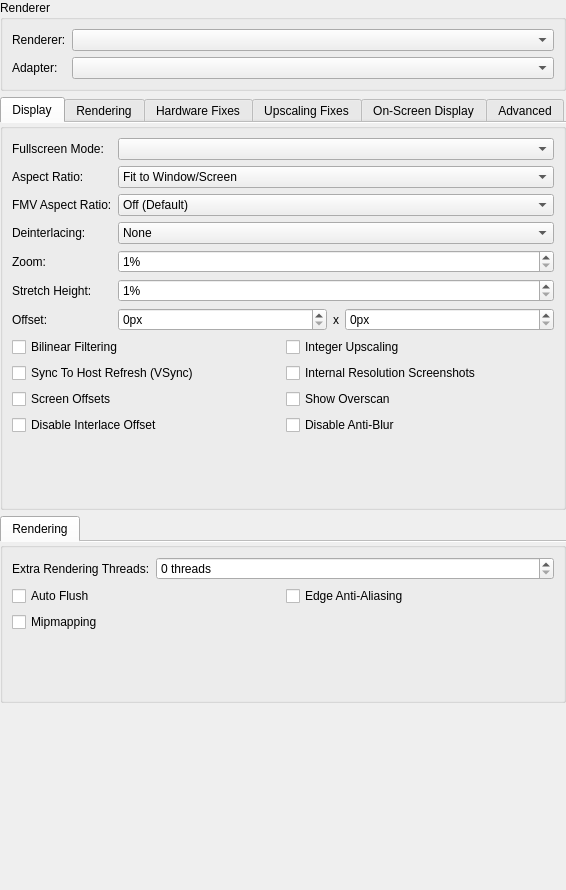
<?xml version="1.0" encoding="UTF-8"?>
<ui version="4.0">
 <class>GraphicsSettingsWidget</class>
 <widget class="QWidget" name="GraphicsSettingsWidget">
  <property name="geometry">
   <rect>
    <x>0</x>
    <y>0</y>
    <width>566</width>
    <height>890</height>
   </rect>
  </property>
  <property name="windowTitle">
   <string>Form</string>
  </property>
  <layout class="QVBoxLayout" name="verticalLayout">
   <property name="leftMargin">
    <number>0</number>
   </property>
   <property name="topMargin">
    <number>0</number>
   </property>
   <property name="rightMargin">
    <number>0</number>
   </property>
   <property name="bottomMargin">
    <number>0</number>
   </property>
   <item>
    <widget class="QGroupBox" name="groupBox_3">
     <property name="title">
      <string>Renderer</string>
     </property>
     <layout class="QFormLayout" name="formLayout">
      <item row="0" column="0">
       <widget class="QLabel" name="label_4">
        <property name="text">
         <string>Renderer:</string>
        </property>
       </widget>
      </item>
      <item row="0" column="1">
       <widget class="QComboBox" name="renderer"/>
      </item>
      <item row="1" column="0">
       <widget class="QLabel" name="label_3">
        <property name="text">
         <string>Adapter:</string>
        </property>
       </widget>
      </item>
      <item row="1" column="1">
       <widget class="QComboBox" name="adapter"/>
      </item>
     </layout>
    </widget>
   </item>
   <item>
    <widget class="QTabWidget" name="hardwareRendererGroup">
     <property name="currentIndex">
      <number>0</number>
     </property>
     <property name="documentMode">
      <bool>true</bool>
     </property>
     <widget class="QGroupBox" name="gameDisplayTab">
      <attribute name="title">
       <string>Display</string>
      </attribute>
      <layout class="QFormLayout" name="formLayout_7">
       <item row="0" column="0">
        <widget class="QLabel" name="label_28">
         <property name="text">
          <string>Fullscreen Mode:</string>
         </property>
        </widget>
       </item>
       <item row="0" column="1">
        <widget class="QComboBox" name="fullscreenModes"/>
       </item>
       <item row="1" column="0">
        <widget class="QLabel" name="label_27">
         <property name="text">
          <string>Aspect Ratio:</string>
         </property>
        </widget>
       </item>
       <item row="1" column="1">
        <widget class="QComboBox" name="aspectRatio">
         <item>
          <property name="text">
           <string>Fit to Window/Screen</string>
          </property>
         </item>
         <item>
          <property name="text">
           <string>Auto Standard (4:3/3:2 Progressive)</string>
          </property>
         </item>
         <item>
          <property name="text">
           <string>Standard (4:3)</string>
          </property>
         </item>
         <item>
          <property name="text">
           <string>Widescreen (16:9)</string>
          </property>
         </item>
        </widget>
       </item>
       <item row="2" column="0">
        <widget class="QLabel" name="label_22">
         <property name="text">
          <string>FMV Aspect Ratio:</string>
         </property>
        </widget>
       </item>
       <item row="2" column="1">
        <widget class="QComboBox" name="fmvAspectRatio">
         <item>
          <property name="text">
           <string>Off (Default)</string>
          </property>
         </item>
         <item>
          <property name="text">
           <string>Auto Standard (4:3/3:2 Progressive)</string>
          </property>
         </item>
         <item>
          <property name="text">
           <string>Standard (4:3)</string>
          </property>
         </item>
         <item>
          <property name="text">
           <string>Widescreen (16:9)</string>
          </property>
         </item>
        </widget>
       </item>
       <item row="3" column="0">
        <widget class="QLabel" name="label_23">
         <property name="text">
          <string>Deinterlacing:</string>
         </property>
        </widget>
       </item>
       <item row="3" column="1">
        <widget class="QComboBox" name="interlacing">
         <item>
          <property name="text">
           <string>None</string>
          </property>
         </item>
         <item>
          <property name="text">
           <string>Weave (Top Field First, Sawtooth)</string>
          </property>
         </item>
         <item>
          <property name="text">
           <string>Weave (Bottom Field First, Sawtooth)</string>
          </property>
         </item>
         <item>
          <property name="text">
           <string>Bob (Top Field First)</string>
          </property>
         </item>
         <item>
          <property name="text">
           <string>Bob (Bottom Field First)</string>
          </property>
         </item>
         <item>
          <property name="text">
           <string>Blend (Top Field First, Half FPS)</string>
          </property>
         </item>
         <item>
          <property name="text">
           <string>Blend (Bottom Field First, Half FPS)</string>
          </property>
         </item>
         <item>
          <property name="text">
           <string>Automatic (Default)</string>
          </property>
         </item>
        </widget>
       </item>
       <item row="4" column="0">
        <widget class="QLabel" name="label_21">
         <property name="text">
          <string>Zoom:</string>
         </property>
        </widget>
       </item>
       <item row="4" column="1">
        <widget class="QSpinBox" name="zoom">
         <property name="suffix">
          <string>%</string>
         </property>
         <property name="minimum">
          <number>1</number>
         </property>
         <property name="maximum">
          <number>300</number>
         </property>
        </widget>
       </item>
       <item row="5" column="0">
        <widget class="QLabel" name="label_24">
         <property name="text">
          <string>Stretch Height:</string>
         </property>
        </widget>
       </item>
       <item row="5" column="1">
        <widget class="QSpinBox" name="stretchY">
         <property name="suffix">
          <string>%</string>
         </property>
         <property name="minimum">
          <number>1</number>
         </property>
         <property name="maximum">
          <number>300</number>
         </property>
        </widget>
       </item>
       <item row="6" column="0">
        <widget class="QLabel" name="label_26">
         <property name="text">
          <string>Offset:</string>
         </property>
        </widget>
       </item>
       <item row="6" column="1">
        <layout class="QHBoxLayout" name="horizontalLayout_3" stretch="1,0,1">
         <item>
          <widget class="QSpinBox" name="offsetX">
           <property name="suffix">
            <string>px</string>
           </property>
           <property name="maximum">
            <number>1000</number>
           </property>
          </widget>
         </item>
         <item>
          <widget class="QLabel" name="label_25">
           <property name="text">
            <string>x</string>
           </property>
          </widget>
         </item>
         <item>
          <widget class="QSpinBox" name="offsetY">
           <property name="suffix">
            <string>px</string>
           </property>
           <property name="maximum">
            <number>1000</number>
           </property>
          </widget>
         </item>
        </layout>
       </item>
       <item row="7" column="0" colspan="2">
        <layout class="QGridLayout" name="gridLayout_5">
         <item row="1" column="0">
          <widget class="QCheckBox" name="vsync">
           <property name="text">
            <string>Sync To Host Refresh (VSync)</string>
           </property>
          </widget>
         </item>
         <item row="0" column="0">
          <widget class="QCheckBox" name="bilinearFiltering">
           <property name="text">
            <string>Bilinear Filtering</string>
           </property>
          </widget>
         </item>
         <item row="1" column="1">
          <widget class="QCheckBox" name="internalResolutionScreenshots">
           <property name="text">
            <string>Internal Resolution Screenshots</string>
           </property>
          </widget>
         </item>
         <item row="0" column="1">
          <widget class="QCheckBox" name="integerScaling">
           <property name="text">
            <string>Integer Upscaling</string>
           </property>
          </widget>
         </item>
         <item row="2" column="1">
          <widget class="QCheckBox" name="PCRTCOverscan">
           <property name="text">
            <string>Show Overscan</string>
           </property>
          </widget>
         </item>
         <item row="2" column="0">
          <widget class="QCheckBox" name="PCRTCOffsets">
           <property name="text">
            <string>Screen Offsets</string>
           </property>
          </widget>
         </item>
         <item row="4" column="0">
          <widget class="QCheckBox" name="DisableInterlaceOffset">
           <property name="toolTip">
            <string>Disables interlacing offset which may reduce blurring in some situations.</string>
           </property>
           <property name="text">
            <string>Disable Interlace Offset</string>
           </property>
          </widget>
         </item>
         <item row="4" column="1">
          <widget class="QCheckBox" name="DisableAntiBlur">
           <property name="toolTip">
            <string>Disables internal Anti-Blur hacks.  More accurate to PS2 rendering but will make a lot of games look blurry.</string>
           </property>
           <property name="text">
            <string>Disable Anti-Blur</string>
           </property>
           <property name="shortcut">
            <string>Ctrl+S</string>
           </property>
          </widget>
         </item>
        </layout>
       </item>
      </layout>
     </widget>
     <widget class="QGroupBox" name="hardwareRenderingTab">
      <attribute name="title">
       <string>Rendering</string>
      </attribute>
      <layout class="QFormLayout" name="formLayout_4">
       <item row="0" column="0">
        <widget class="QLabel" name="label">
         <property name="text">
          <string>Internal Resolution:</string>
         </property>
        </widget>
       </item>
       <item row="0" column="1">
        <widget class="QComboBox" name="upscaleMultiplier">
         <item>
          <property name="text">
           <string>Native (PS2)</string>
          </property>
         </item>
         <item>
          <property name="text">
           <string>2x Native (~720p)</string>
          </property>
         </item>
         <item>
          <property name="text">
           <string>3x Native (~1080p)</string>
          </property>
         </item>
         <item>
          <property name="text">
           <string>4x Native (~1440p/2K)</string>
          </property>
         </item>
         <item>
          <property name="text">
           <string>5x Native (~1620p)</string>
          </property>
         </item>
         <item>
          <property name="text">
           <string>6x Native (~2160p/4K)</string>
          </property>
         </item>
         <item>
          <property name="text">
           <string>7x Native (~2520p)</string>
          </property>
         </item>
         <item>
          <property name="text">
           <string>8x Native (~2880p)</string>
          </property>
         </item>
        </widget>
       </item>
       <item row="1" column="0">
        <widget class="QLabel" name="label_6">
         <property name="text">
          <string>Mipmapping:</string>
         </property>
        </widget>
       </item>
       <item row="1" column="1">
        <widget class="QComboBox" name="mipmapping">
         <item>
          <property name="text">
           <string>Automatic (Default)</string>
          </property>
         </item>
         <item>
          <property name="text">
           <string>Off</string>
          </property>
         </item>
         <item>
          <property name="text">
           <string>Basic (Generated Mipmaps)</string>
          </property>
         </item>
         <item>
          <property name="text">
           <string>Full (PS2 Mipmaps)</string>
          </property>
         </item>
        </widget>
       </item>
       <item row="2" column="0">
        <widget class="QLabel" name="label_13">
         <property name="text">
          <string>Texture Filtering:</string>
         </property>
        </widget>
       </item>
       <item row="2" column="1">
        <widget class="QComboBox" name="textureFiltering">
         <item>
          <property name="text">
           <string>Nearest</string>
          </property>
         </item>
         <item>
          <property name="text">
           <string>Bilinear (Forced)</string>
          </property>
         </item>
         <item>
          <property name="text">
           <string>Bilinear (PS2)</string>
          </property>
         </item>
         <item>
          <property name="text">
           <string>Bilinear (Forced excluding sprite)</string>
          </property>
         </item>
        </widget>
       </item>
       <item row="3" column="0">
        <widget class="QLabel" name="label_11">
         <property name="text">
          <string>Trilinear Filtering:</string>
         </property>
        </widget>
       </item>
       <item row="3" column="1">
        <widget class="QComboBox" name="trilinearFiltering">
         <item>
          <property name="text">
           <string>Automatic (Default)</string>
          </property>
         </item>
         <item>
          <property name="text">
           <string>Off (None)</string>
          </property>
         </item>
         <item>
          <property name="text">
           <string>Trilinear (PS2)</string>
          </property>
         </item>
         <item>
          <property name="text">
           <string>Trilinear (Forced)</string>
          </property>
         </item>
        </widget>
       </item>
       <item row="4" column="0">
        <widget class="QLabel" name="label_5">
         <property name="text">
          <string>Anisotropic Filtering:</string>
         </property>
        </widget>
       </item>
       <item row="4" column="1">
        <widget class="QComboBox" name="anisotropicFiltering"/>
       </item>
       <item row="5" column="0">
        <widget class="QLabel" name="label_2">
         <property name="text">
          <string>Dithering:</string>
         </property>
        </widget>
       </item>
       <item row="5" column="1">
        <widget class="QComboBox" name="dithering">
         <item>
          <property name="text">
           <string>Off</string>
          </property>
         </item>
         <item>
          <property name="text">
           <string>Scaled</string>
          </property>
         </item>
         <item>
          <property name="text">
           <string>Unscaled (Default)</string>
          </property>
         </item>
        </widget>
       </item>
       <item row="6" column="0">
        <widget class="QLabel" name="label_7">
         <property name="text">
          <string>CRC Fix Level:</string>
         </property>
        </widget>
       </item>
       <item row="6" column="1">
        <widget class="QComboBox" name="crcFixLevel">
         <item>
          <property name="text">
           <string>Automatic (Default)</string>
          </property>
         </item>
         <item>
          <property name="text">
           <string>None (Debug)</string>
          </property>
         </item>
         <item>
          <property name="text">
           <string>Minimum (Debug)</string>
          </property>
         </item>
         <item>
          <property name="text">
           <string>Partial (OpenGL)</string>
          </property>
         </item>
         <item>
          <property name="text">
           <string>Full (Direct3D)</string>
          </property>
         </item>
         <item>
          <property name="text">
           <string>Aggressive</string>
          </property>
         </item>
        </widget>
       </item>
       <item row="7" column="0">
        <widget class="QLabel" name="label_8">
         <property name="text">
          <string>Blending Accuracy:</string>
         </property>
        </widget>
       </item>
       <item row="7" column="1">
        <widget class="QComboBox" name="blending">
         <item>
          <property name="text">
           <string>Minimum</string>
          </property>
         </item>
         <item>
          <property name="text">
           <string>Basic (Recommended)</string>
          </property>
         </item>
         <item>
          <property name="text">
           <string>Medium</string>
          </property>
         </item>
         <item>
          <property name="text">
           <string>High</string>
          </property>
         </item>
         <item>
          <property name="text">
           <string>Full (Slow)</string>
          </property>
         </item>
         <item>
          <property name="text">
           <string>Maximum (Very Slow)</string>
          </property>
         </item>
        </widget>
       </item>
       <item row="9" column="0" colspan="2">
        <layout class="QGridLayout" name="basicCheckboxGridLayout">
         <item row="1" column="0">
          <widget class="QCheckBox" name="gpuPaletteConversion">
           <property name="text">
            <string>GPU Palette Conversion</string>
           </property>
          </widget>
         </item>
         <item row="0" column="1">
          <widget class="QCheckBox" name="conservativeBufferAllocation">
           <property name="text">
            <string>Conservative Buffer Allocation</string>
           </property>
          </widget>
         </item>
         <item row="0" column="0">
          <widget class="QCheckBox" name="accurateDATE">
           <property name="text">
            <string>Accurate Destination Alpha Test</string>
           </property>
          </widget>
         </item>
         <item row="1" column="1">
          <widget class="QCheckBox" name="enableHWFixes">
           <property name="text">
            <string>Manual Hardware Renderer Fixes</string>
           </property>
          </widget>
         </item>
        </layout>
       </item>
       <item row="8" column="0">
        <widget class="QLabel" name="label_20">
         <property name="text">
          <string>Texture Preloading:</string>
         </property>
        </widget>
       </item>
       <item row="8" column="1">
        <widget class="QComboBox" name="texturePreloading">
         <item>
          <property name="text">
           <string>None</string>
          </property>
         </item>
         <item>
          <property name="text">
           <string>Partial</string>
          </property>
         </item>
         <item>
          <property name="text">
           <string>Full (Hash Cache)</string>
          </property>
         </item>
        </widget>
       </item>
      </layout>
     </widget>
     <widget class="QGroupBox" name="hardwareFixesTab">
      <attribute name="title">
       <string>Hardware Fixes</string>
      </attribute>
      <layout class="QFormLayout" name="formLayout_2">
       <item row="0" column="0">
        <widget class="QLabel" name="label_10">
         <property name="text">
          <string>Half Screen Fix:</string>
         </property>
        </widget>
       </item>
       <item row="0" column="1">
        <widget class="QComboBox" name="halfScreenFix">
         <item>
          <property name="text">
           <string>Automatic (Default)</string>
          </property>
         </item>
         <item>
          <property name="text">
           <string>Force Disabled</string>
          </property>
         </item>
         <item>
          <property name="text">
           <string>Force Enabled</string>
          </property>
         </item>
        </widget>
       </item>
       <item row="1" column="0">
        <widget class="QLabel" name="label_12">
         <property name="text">
          <string>Skipdraw Range:</string>
         </property>
        </widget>
       </item>
       <item row="1" column="1">
        <layout class="QHBoxLayout" name="horizontalLayout">
         <item>
          <widget class="QSpinBox" name="skipDrawStart">
           <property name="maximum">
            <number>10000</number>
           </property>
          </widget>
         </item>
         <item>
          <widget class="QSpinBox" name="skipDrawEnd">
           <property name="maximum">
            <number>10000</number>
           </property>
          </widget>
         </item>
        </layout>
       </item>
       <item row="2" column="0" colspan="2">
        <layout class="QGridLayout" name="gridLayout">
         <item row="0" column="0">
          <widget class="QCheckBox" name="hwAutoFlush">
           <property name="text">
            <string>Auto Flush</string>
           </property>
          </widget>
         </item>
         <item row="0" column="1">
          <widget class="QCheckBox" name="frameBufferConversion">
           <property name="text">
            <string>Frame Buffer Conversion</string>
           </property>
          </widget>
         </item>
         <item row="1" column="0">
          <widget class="QCheckBox" name="disableDepthEmulation">
           <property name="text">
            <string>Disable Depth Emulation</string>
           </property>
          </widget>
         </item>
         <item row="1" column="1">
          <widget class="QCheckBox" name="memoryWrapping">
           <property name="text">
            <string>Memory Wrapping</string>
           </property>
          </widget>
         </item>
         <item row="2" column="0">
          <widget class="QCheckBox" name="disableSafeFeatures">
           <property name="text">
            <string>Disable Safe Features</string>
           </property>
          </widget>
         </item>
         <item row="2" column="1">
          <widget class="QCheckBox" name="preloadFrameData">
           <property name="text">
            <string>Preload Frame Data</string>
           </property>
          </widget>
         </item>
         <item row="3" column="0">
          <widget class="QCheckBox" name="disablePartialInvalidation">
           <property name="text">
            <string>Disable Partial Invalidation</string>
           </property>
          </widget>
         </item>
         <item row="3" column="1">
          <widget class="QCheckBox" name="textureInsideRt">
           <property name="text">
            <string>Texture Inside RT</string>
           </property>
          </widget>
         </item>
        </layout>
       </item>
      </layout>
     </widget>
     <widget class="QGroupBox" name="upscalingFixesTab">
      <attribute name="title">
       <string>Upscaling Fixes</string>
      </attribute>
      <layout class="QFormLayout" name="formLayout_5">
       <item row="0" column="0">
        <widget class="QLabel" name="label_14">
         <property name="text">
          <string>Half Pixel Offset:</string>
         </property>
        </widget>
       </item>
       <item row="0" column="1">
        <widget class="QComboBox" name="halfPixelOffset">
         <item>
          <property name="text">
           <string>Off (Default)</string>
          </property>
         </item>
         <item>
          <property name="text">
           <string>Normal (Vertex)</string>
          </property>
         </item>
         <item>
          <property name="text">
           <string>Special (Texture)</string>
          </property>
         </item>
         <item>
          <property name="text">
           <string>Special (Texture - Aggressive)</string>
          </property>
         </item>
        </widget>
       </item>
       <item row="1" column="0">
        <widget class="QLabel" name="label_15">
         <property name="text">
          <string>Round Sprite:</string>
         </property>
        </widget>
       </item>
       <item row="1" column="1">
        <widget class="QComboBox" name="roundSprite">
         <item>
          <property name="text">
           <string>Off (Default)</string>
          </property>
         </item>
         <item>
          <property name="text">
           <string>Half</string>
          </property>
         </item>
         <item>
          <property name="text">
           <string>Full</string>
          </property>
         </item>
        </widget>
       </item>
       <item row="2" column="0">
        <widget class="QLabel" name="label_16">
         <property name="text">
          <string>Texture Offsets:</string>
         </property>
        </widget>
       </item>
       <item row="2" column="1">
        <layout class="QHBoxLayout" name="horizontalLayout_2" stretch="0,1,0,1">
         <item>
          <widget class="QLabel" name="label_17">
           <property name="text">
            <string>X:</string>
           </property>
          </widget>
         </item>
         <item>
          <widget class="QSpinBox" name="textureOffsetX">
           <property name="maximum">
            <number>1000</number>
           </property>
          </widget>
         </item>
         <item>
          <widget class="QLabel" name="label_18">
           <property name="text">
            <string>Y:</string>
           </property>
          </widget>
         </item>
         <item>
          <widget class="QSpinBox" name="textureOffsetY">
           <property name="maximum">
            <number>1000</number>
           </property>
          </widget>
         </item>
        </layout>
       </item>
       <item row="3" column="0" colspan="2">
        <layout class="QGridLayout" name="gridLayout_3">
         <item row="0" column="1">
          <widget class="QCheckBox" name="mergeSprite">
           <property name="text">
            <string>Merge Sprite</string>
           </property>
          </widget>
         </item>
         <item row="0" column="0">
          <widget class="QCheckBox" name="alignSprite">
           <property name="text">
            <string>Align Sprite</string>
           </property>
          </widget>
         </item>
         <item row="1" column="0">
          <widget class="QCheckBox" name="wildHack">
           <property name="text">
            <string>Wild Arms Hack</string>
           </property>
          </widget>
         </item>
        </layout>
       </item>
      </layout>
     </widget>
     <widget class="QGroupBox" name="osdTab">
      <attribute name="title">
       <string>On-Screen Display</string>
      </attribute>
      <layout class="QVBoxLayout" name="verticalLayout_3">
       <item>
        <widget class="QGroupBox" name="groupBox_4">
         <property name="title">
          <string>On-Screen Display</string>
         </property>
         <layout class="QFormLayout" name="formLayout_8">
          <item row="0" column="0">
           <widget class="QLabel" name="label_29">
            <property name="text">
             <string>OSD Scale:</string>
            </property>
           </widget>
          </item>
          <item row="0" column="1">
           <widget class="QSpinBox" name="osdScale">
            <property name="suffix">
             <string>%</string>
            </property>
            <property name="minimum">
             <number>100</number>
            </property>
            <property name="maximum">
             <number>500</number>
            </property>
           </widget>
          </item>
          <item row="1" column="0" colspan="2">
           <layout class="QGridLayout" name="gridLayout_6">
            <item row="0" column="0">
             <widget class="QCheckBox" name="osdShowMessages">
              <property name="text">
               <string>Show Notifications</string>
              </property>
             </widget>
            </item>
            <item row="0" column="1">
             <widget class="QCheckBox" name="osdShowSpeed">
              <property name="text">
               <string>Show Speed</string>
              </property>
             </widget>
            </item>
            <item row="1" column="0">
             <widget class="QCheckBox" name="osdShowFPS">
              <property name="text">
               <string>Show FPS</string>
              </property>
             </widget>
            </item>
            <item row="1" column="1">
             <widget class="QCheckBox" name="osdShowResolution">
              <property name="text">
               <string>Show Resolution</string>
              </property>
             </widget>
            </item>
            <item row="2" column="0">
             <widget class="QCheckBox" name="osdShowCPU">
              <property name="text">
               <string>Show CPU Usage</string>
              </property>
             </widget>
            </item>
            <item row="2" column="1">
             <widget class="QCheckBox" name="osdShowGPU">
              <property name="text">
               <string>Show GPU Usage</string>
              </property>
             </widget>
            </item>
            <item row="3" column="0">
             <widget class="QCheckBox" name="osdShowGSStats">
              <property name="text">
               <string>Show Statistics</string>
              </property>
             </widget>
            </item>
            <item row="3" column="1">
             <widget class="QCheckBox" name="osdShowIndicators">
              <property name="text">
               <string>Show Indicators</string>
              </property>
             </widget>
            </item>
           </layout>
          </item>
         </layout>
        </widget>
       </item>
       <item>
        <widget class="QGroupBox" name="groupBox_5">
         <property name="title">
          <string>Post-Processing</string>
         </property>
         <layout class="QFormLayout" name="formLayout_9">
          <item row="0" column="0">
           <widget class="QCheckBox" name="shadeBoost">
            <property name="text">
             <string>Shade Boost</string>
            </property>
           </widget>
          </item>
          <item row="0" column="1">
           <layout class="QHBoxLayout" name="horizontalLayout_4">
            <item>
             <spacer name="horizontalSpacer">
              <property name="orientation">
               <enum>Qt::Horizontal</enum>
              </property>
              <property name="sizeHint" stdset="0">
               <size>
                <width>40</width>
                <height>20</height>
               </size>
              </property>
             </spacer>
            </item>
            <item>
             <widget class="QLabel" name="label_31">
              <property name="text">
               <string>Brightness:</string>
              </property>
             </widget>
            </item>
            <item>
             <widget class="QSpinBox" name="shadeBoostBrightness">
              <property name="minimum">
               <number>1</number>
              </property>
              <property name="maximum">
               <number>100</number>
              </property>
             </widget>
            </item>
            <item>
             <widget class="QLabel" name="label_32">
              <property name="text">
               <string>Contrast:</string>
              </property>
             </widget>
            </item>
            <item>
             <widget class="QSpinBox" name="shadeBoostContrast">
              <property name="minimum">
               <number>1</number>
              </property>
              <property name="maximum">
               <number>100</number>
              </property>
             </widget>
            </item>
            <item>
             <widget class="QLabel" name="label_33">
              <property name="text">
               <string>Saturation</string>
              </property>
             </widget>
            </item>
            <item>
             <widget class="QSpinBox" name="shadeBoostSaturation">
              <property name="minimum">
               <number>1</number>
              </property>
              <property name="maximum">
               <number>100</number>
              </property>
             </widget>
            </item>
           </layout>
          </item>
          <item row="1" column="0">
           <widget class="QCheckBox" name="fxaa">
            <property name="text">
             <string>FXAA</string>
            </property>
           </widget>
          </item>
          <item row="2" column="0">
           <widget class="QLabel" name="label_35">
            <property name="text">
             <string>TV Shader</string>
            </property>
           </widget>
          </item>
          <item row="2" column="1">
           <widget class="QComboBox" name="tvShader">
            <item>
             <property name="text">
              <string>None</string>
             </property>
            </item>
            <item>
             <property name="text">
              <string>Scanline Filter</string>
             </property>
            </item>
            <item>
             <property name="text">
              <string>Diagonal Filter</string>
             </property>
            </item>
            <item>
             <property name="text">
              <string>Triangular Filter</string>
             </property>
            </item>
            <item>
             <property name="text">
              <string>Wave Filter</string>
             </property>
            </item>
           </widget>
          </item>
         </layout>
        </widget>
       </item>
       <item>
        <spacer name="verticalSpacer_3">
         <property name="orientation">
          <enum>Qt::Vertical</enum>
         </property>
         <property name="sizeHint" stdset="0">
          <size>
           <width>20</width>
           <height>40</height>
          </size>
         </property>
        </spacer>
       </item>
      </layout>
     </widget>
     <widget class="QGroupBox" name="advancedTab">
      <attribute name="title">
       <string>Advanced</string>
      </attribute>
      <layout class="QVBoxLayout" name="verticalLayout_2">
       <item>
        <widget class="QGroupBox" name="groupBox_2">
         <property name="title">
          <string>Debug Options</string>
         </property>
         <layout class="QFormLayout" name="formLayout_6">
          <item row="0" column="0">
           <widget class="QLabel" name="label_19">
            <property name="text">
             <string>Override Texture Barriers:</string>
            </property>
           </widget>
          </item>
          <item row="0" column="1">
           <widget class="QComboBox" name="overrideTextureBarriers">
            <item>
             <property name="text">
              <string>Automatic (Default)</string>
             </property>
            </item>
            <item>
             <property name="text">
              <string>Force Disabled</string>
             </property>
            </item>
            <item>
             <property name="text">
              <string>Force Enabled</string>
             </property>
            </item>
           </widget>
          </item>
          <item row="1" column="0">
           <widget class="QLabel" name="label_30">
            <property name="text">
             <string>Override Geometry Shader:</string>
            </property>
           </widget>
          </item>
          <item row="1" column="1">
           <widget class="QComboBox" name="overrideGeometryShader">
            <item>
             <property name="text">
              <string>Automatic (Default)</string>
             </property>
            </item>
            <item>
             <property name="text">
              <string>Force Disabled</string>
             </property>
            </item>
            <item>
             <property name="text">
              <string>Force Enabled</string>
             </property>
            </item>
           </widget>
          </item>
          <item row="3" column="0" colspan="2">
           <layout class="QGridLayout" name="gridLayout_7">
            <item row="0" column="0">
             <widget class="QCheckBox" name="useBlitSwapChain">
              <property name="text">
               <string>Use Blit Swap Chain</string>
              </property>
             </widget>
            </item>
            <item row="0" column="1">
             <widget class="QCheckBox" name="useDebugDevice">
              <property name="text">
               <string>Use Debug Device</string>
              </property>
             </widget>
            </item>
            <item row="1" column="0">
             <widget class="QCheckBox" name="disableDualSource">
              <property name="text">
               <string>Disable Dual Source Blending</string>
              </property>
             </widget>
            </item>
            <item row="1" column="1">
             <widget class="QCheckBox" name="disableFramebufferFetch">
              <property name="text">
               <string>Disable Framebuffer Fetch</string>
              </property>
             </widget>
            </item>
            <item row="2" column="0">
             <widget class="QCheckBox" name="skipPresentingDuplicateFrames">
              <property name="text">
               <string>Skip Presenting Duplicate Frames</string>
              </property>
             </widget>
            </item>
            <item row="2" column="1">
             <widget class="QCheckBox" name="disableHardwareReadbacks">
              <property name="text">
               <string>Disable Hardware Readbacks</string>
              </property>
             </widget>
            </item>
           </layout>
          </item>
          <item row="2" column="0">
           <widget class="QLabel" name="label_34">
            <property name="text">
             <string>GS Dump Compression:</string>
            </property>
           </widget>
          </item>
          <item row="2" column="1">
           <widget class="QComboBox" name="gsDumpCompression">
            <item>
             <property name="text">
              <string>Uncompressed</string>
             </property>
            </item>
            <item>
             <property name="text">
              <string>LZMA (xz)</string>
             </property>
            </item>
            <item>
             <property name="text">
              <string>Zstandard (zst)</string>
             </property>
            </item>
           </widget>
          </item>
         </layout>
        </widget>
       </item>
       <item>
        <widget class="QGroupBox" name="groupBox">
         <property name="title">
          <string>Texture Replacement</string>
         </property>
         <layout class="QGridLayout" name="gridLayout_8">
          <item row="0" column="0">
           <widget class="QCheckBox" name="dumpReplaceableTextures">
            <property name="text">
             <string>Dump Textures</string>
            </property>
           </widget>
          </item>
          <item row="0" column="1">
           <widget class="QCheckBox" name="dumpReplaceableMipmaps">
            <property name="text">
             <string>Dump Mipmaps</string>
            </property>
           </widget>
          </item>
          <item row="1" column="1">
           <widget class="QCheckBox" name="loadTextureReplacementsAsync">
            <property name="text">
             <string>Async Texture Loading</string>
            </property>
           </widget>
          </item>
          <item row="2" column="1">
           <widget class="QCheckBox" name="precacheTextureReplacements">
            <property name="text">
             <string>Precache Textures</string>
            </property>
           </widget>
          </item>
          <item row="2" column="0">
           <widget class="QCheckBox" name="loadTextureReplacements">
            <property name="text">
             <string>Load Textures</string>
            </property>
           </widget>
          </item>
          <item row="1" column="0">
           <widget class="QCheckBox" name="dumpTexturesWithFMVActive">
            <property name="text">
             <string>Dump FMV Textures</string>
            </property>
           </widget>
          </item>
         </layout>
        </widget>
       </item>
       <item>
        <spacer name="verticalSpacer_2">
         <property name="orientation">
          <enum>Qt::Vertical</enum>
         </property>
         <property name="sizeHint" stdset="0">
          <size>
           <width>20</width>
           <height>40</height>
          </size>
         </property>
        </spacer>
       </item>
      </layout>
     </widget>
    </widget>
   </item>
   <item>
    <widget class="QTabWidget" name="softwareRendererGroup">
     <property name="documentMode">
      <bool>true</bool>
     </property>
     <widget class="QGroupBox" name="softwareRendererSettings">
      <attribute name="title">
       <string>Rendering</string>
      </attribute>
      <layout class="QFormLayout" name="formLayout_3">
       <item row="0" column="0">
        <widget class="QLabel" name="label_9">
         <property name="text">
          <string>Extra Rendering Threads:</string>
         </property>
        </widget>
       </item>
       <item row="0" column="1">
        <widget class="QSpinBox" name="extraSWThreads">
         <property name="suffix">
          <string> threads</string>
         </property>
        </widget>
       </item>
       <item row="1" column="0" colspan="2">
        <layout class="QGridLayout" name="gridLayout_2">
         <item row="0" column="0">
          <widget class="QCheckBox" name="swAutoFlush">
           <property name="text">
            <string>Auto Flush</string>
           </property>
          </widget>
         </item>
         <item row="1" column="0">
          <widget class="QCheckBox" name="swMipmap">
           <property name="text">
            <string>Mipmapping</string>
           </property>
          </widget>
         </item>
         <item row="0" column="1">
          <widget class="QCheckBox" name="swAA1">
           <property name="text">
            <string>Edge Anti-Aliasing</string>
           </property>
          </widget>
         </item>
        </layout>
       </item>
      </layout>
     </widget>
    </widget>
   </item>
   <item>
    <spacer name="verticalSpacer">
     <property name="orientation">
      <enum>Qt::Vertical</enum>
     </property>
     <property name="sizeHint" stdset="0">
      <size>
       <width>20</width>
       <height>40</height>
      </size>
     </property>
    </spacer>
   </item>
  </layout>
 </widget>
 <resources/>
 <connections/>
</ui>
